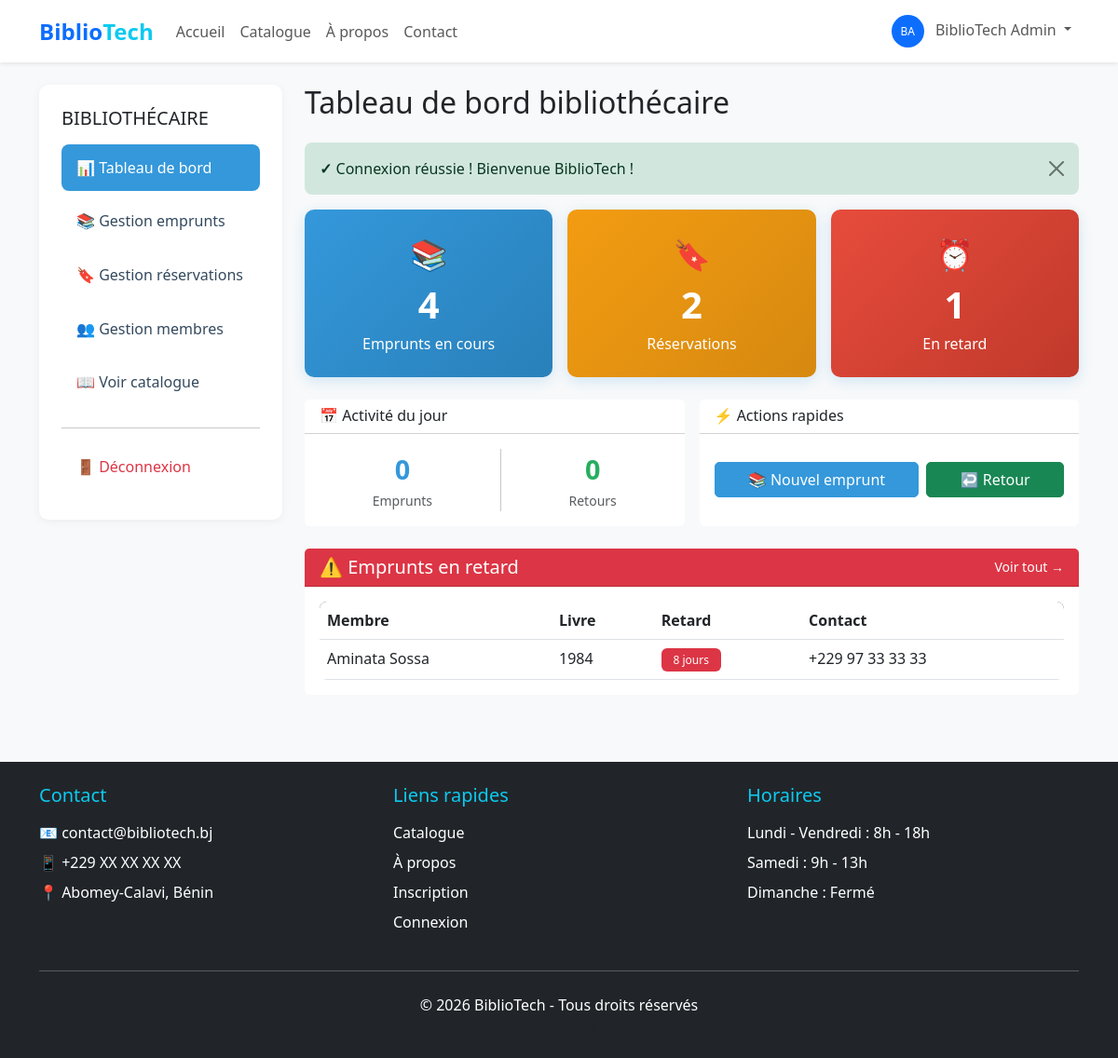
/frontend/bibliothecaire/dashboard.php (signed in), run on the app's committed database.
### tables this page shows
CREATE TABLE emprunts (
    id INT PRIMARY KEY AUTO_INCREMENT,
    utilisateur_id INT NOT NULL,
    livre_id INT NOT NULL,
    date_emprunt DATE NOT NULL DEFAULT (CURRENT_DATE),
    date_retour_prevue DATE NOT NULL,
    date_retour_effective DATE,
    statut ENUM('en_cours', 'retourne', 'en_retard') DEFAULT 'en_cours',
    enregistre_par INT,  
    created_at TIMESTAMP DEFAULT CURRENT_TIMESTAMP,
    updated_at TIMESTAMP DEFAULT CURRENT_TIMESTAMP ON UPDATE CURRENT_TIMESTAMP,
    FOREIGN KEY (utilisateur_id) REFERENCES utilisateurs(id) ON DELETE CASCADE,
    FOREIGN KEY (livre_id) REFERENCES livres(id) ON DELETE CASCADE,
    FOREIGN KEY (enregistre_par) REFERENCES utilisateurs(id) ON DELETE SET NULL,
    INDEX idx_utilisateur (utilisateur_id),
    INDEX idx_livre (livre_id),
    INDEX idx_statut (statut),
    INDEX idx_dates (date_emprunt, date_retour_prevue)
);

CREATE TABLE livres (
    id INT PRIMARY KEY AUTO_INCREMENT,
    titre VARCHAR(255) NOT NULL,
    auteur VARCHAR(150) NOT NULL,
    isbn VARCHAR(20) UNIQUE,
    categorie_id INT NOT NULL,
    description TEXT,
    image_couverture VARCHAR(255),
    nombre_exemplaires INT DEFAULT 1,
    exemplaires_disponibles INT DEFAULT 1,
    date_ajout DATE DEFAULT (CURRENT_DATE),
    created_at TIMESTAMP DEFAULT CURRENT_TIMESTAMP,
    updated_at TIMESTAMP DEFAULT CURRENT_TIMESTAMP ON UPDATE CURRENT_TIMESTAMP,
    FOREIGN KEY (categorie_id) REFERENCES categories(id) ON DELETE RESTRICT,
    INDEX idx_titre (titre),
    INDEX idx_auteur (auteur),
    INDEX idx_isbn (isbn),
    INDEX idx_categorie (categorie_id)
);

CREATE TABLE utilisateurs (
    id INT PRIMARY KEY AUTO_INCREMENT,
    nom VARCHAR(100) NOT NULL,
    prenoms VARCHAR(100) NOT NULL,
    email VARCHAR(150) UNIQUE NOT NULL,
    telephone VARCHAR(20),
    adresse TEXT,
    mot_de_passe VARCHAR(255) NOT NULL,
    role ENUM('membre', 'bibliothecaire', 'admin') DEFAULT 'membre',
    statut ENUM('actif', 'inactif', 'en_attente') DEFAULT 'en_attente',
    date_inscription DATETIME DEFAULT CURRENT_TIMESTAMP,
    derniere_connexion DATETIME,
    created_at TIMESTAMP DEFAULT CURRENT_TIMESTAMP,
    updated_at TIMESTAMP DEFAULT CURRENT_TIMESTAMP ON UPDATE CURRENT_TIMESTAMP,
    INDEX idx_email (email),
    INDEX idx_role (role),
    INDEX idx_statut (statut)
);

### backend/models/Emprunt.php (called while the page is built, shortened)
<?php
class Emprunt {
    private $conn;
    private $table = 'emprunts';
    public function __construct($db) {
        $this->conn = $db;
    }
    public function getEnRetard() {
        $query = "SELECT
                    e.id, e.date_emprunt, e.date_retour_prevue,
                    DATEDIFF(CURDATE(), e.date_retour_prevue) as jours_retard,
                    CONCAT(u.prenoms, ' ', u.nom) as membre,
                    u.email, u.telephone,
                    l.titre, l.auteur
                  FROM " . $this->table . " e
                  JOIN utilisateurs u ON e.utilisateur_id = u.id
                  JOIN livres l ON e.livre_id = l.id
                  WHERE e.statut = 'en_retard'
                  ORDER BY e.date_retour_prevue ASC";
        $stmt = $this->conn->prepare($query);
        $stmt->execute();
        return $stmt->fetchAll(PDO::FETCH_ASSOC);
    }
}
?>

### frontend/bibliothecaire/dashboard.php (the view, shortened to what this page needs)
<?php
require_once '../../backend/init.php';
require_once '../../backend/config/database.php';
require_once '../../backend/models/Emprunt.php';
$database = new Database();
$db = $database->getConnection();
$emprunt = new Emprunt($db);
$emprunt->updateEmpruntsRetard();
$query_stats = "SELECT
    (SELECT COUNT(*) FROM emprunts WHERE statut IN ('en_cours', 'en_retard')) as emprunts_en_cours,
    (SELECT COUNT(*) FROM reservations WHERE statut IN ('en_attente', 'disponible')) as reservations_attente,
    (SELECT COUNT(*) FROM emprunts WHERE statut IN ('en_cours', 'en_retard') AND date_retour_prevue < CURDATE()) as emprunts_retard,
    (SELECT COUNT(*) FROM emprunts WHERE DATE(date_emprunt) = CURDATE()) as emprunts_jour,
    (SELECT COUNT(*) FROM emprunts WHERE DATE(date_retour_effective) = CURDATE()) as retours_jour";
$stmt = $db->prepare($query_stats);
$stmt->execute();
$stats = $stmt->fetch(PDO::FETCH_ASSOC);
$emprunts_retard = $emprunt->getEnRetard();
?>
<!DOCTYPE html>
<html lang="fr">
<head>
    <link href="https://cdn.jsdelivr.net/npm/bootstrap@5.3.0/dist/css/bootstrap.min.css" rel="stylesheet">
    <link rel="stylesheet" href="../assets/css/style.css">
</head>
<body class="bg-light">
    <?php include '../includes/header.php'; ?>
    <div class="container my-4">
        <div class="row">
            <div class="col-md-3">
                <div class="sidebar">
                    <h5 class="mb-3">BIBLIOTHÉCAIRE</h5>
                    <nav class="nav flex-column">
                        <a class="nav-link active" href="dashboard.php">📊 Tableau de bord</a>
                        <a class="nav-link" href="emprunts.php">📚 Gestion emprunts</a>
                        <a class="nav-link" href="reservations.php">🔖 Gestion réservations</a>
                        <a class="nav-link" href="membres.php">👥 Gestion membres</a>
                        <a class="nav-link" href="../catalogue.php">📖 Voir catalogue</a>
                        <hr>
                        <a class="nav-link text-danger" href="../deconnexion.php">🚪 Déconnexion</a>
                    </nav>
                </div>
            </div>
            <div class="col-md-9">
                <h2 class="mb-4">Tableau de bord bibliothécaire</h2>
                <?php echo afficherMessage(); ?>
                <div class="row g-3 mb-4">
                    <div class="col-md-4">
                        <a href="emprunts.php" class="stat-card-link">
                            <div class="stat-card text-center">
                                <div style="font-size: 2rem;">📚</div>
                                <div style="font-size: 2.5rem; font-weight: bold;"><?php echo $stats['emprunts_en_cours']; ?></div>
                                <div>Emprunts en cours</div>
                            </div>
                        </a>
                    </div>
                    <div class="col-md-4">
                        <a href="reservations.php" class="stat-card-link">
                            <div class="stat-card warning text-center">
                                <div style="font-size: 2rem;">🔖</div>
                                <div style="font-size: 2.5rem; font-weight: bold;"><?php echo $stats['reservations_attente']; ?></div>
                                <div>Réservations</div>
                            </div>
                        </a>
                    </div>
                    <div class="col-md-4">
                        <a href="emprunts.php?tab=retard" class="stat-card-link">
                            <div class="stat-card danger text-center">
                                <div style="font-size: 2rem;">⏰</div>
                                <div style="font-size: 2.5rem; font-weight: bold;"><?php echo $stats['emprunts_retard']; ?></div>
                                <div>En retard</div>
                            </div>
                        </a>
                    </div>
                </div>
                <div class="row g-3 mb-4">
                    <div class="col-md-6">
                        <div class="card h-100">
                            <div class="card-header bg-white">
                                <h6 class="mb-0">📅 Activité du jour</h6>
                            </div>
                            <div class="card-body d-flex gap-3 align-items-center">
                                <div class="text-center flex-fill">
                                    <div style="font-size:1.8rem;font-weight:bold;color:#3498DB"><?php echo $stats['emprunts_jour']; ?></div>
                                    <small class="text-muted">Emprunts</small>
                                </div>
                                <div class="text-center flex-fill">
                                    <div style="font-size:1.8rem;font-weight:bold;color:#27AE60"><?php echo $stats['retours_jour']; ?></div>
                                    <small class="text-muted">Retours</small>
                                </div>
                            </div>
                        </div>
                    </div>
                    <div class="col-md-6">
                        <div class="card h-100">
                            <div class="card-header bg-white">
                                <h6 class="mb-0">⚡ Actions rapides</h6>
                            </div>
                            <div class="card-body d-flex gap-2 align-items-center">
                                <a href="emprunts.php?action=nouveau" class="btn btn-primary flex-fill">📚 Nouvel emprunt</a>
                                <a href="emprunts.php?action=retour" class="btn btn-success flex-fill">↩️ Retour</a>
                            </div>
                        </div>
                    </div>
                </div>
                <?php if (!empty($emprunts_retard)): ?>
                <div class="card mb-4">
                    <div class="card-header bg-danger text-white d-flex justify-content-between align-items-center">
                        <h5 class="mb-0">⚠️ Emprunts en retard</h5>
                        <a href="emprunts.php?tab=retard" class="text-white text-decoration-none small">Voir tout →</a>
                    </div>
                    <div class="card-body">
                        <table class="table mb-0">
                            <thead>
                                <tr>
                                    <th>Membre</th>
                                    <th>Livre</th>
                                    <th>Retard</th>
                                    <th>Contact</th>
                                </tr>
                            </thead>
                            <tbody>
                                <?php foreach (array_slice($emprunts_retard, 0, 5) as $emp): ?>
                                <tr>
                                    <td><?php echo htmlspecialchars($emp['membre']); ?></td>
                                    <td><?php echo htmlspecialchars($emp['titre']); ?></td>
                                    <td><span class="badge bg-danger"><?php echo $emp['jours_retard']; ?> jours</span></td>
                                    <td><?php echo htmlspecialchars($emp['telephone']); ?></td>
                                </tr>
                                <?php endforeach; ?>
                            </tbody>
                        </table>
                    </div>
                </div>
                <?php endif; ?>
            </div>
        </div>
    </div>
    <?php include '../includes/footer.php'; ?>
</body>
</html>

### frontend/assets/css/style.css (style rules this page uses)
:root { --primary: #2C3E50; --secondary: #3498DB; --accent: #E67E22; --success: #27AE60; --danger: #E74C3C; --warning: #F39C12; --info: #3498DB; --light: #ECF0F1; --dark: #34495E; }
body { font-family: 'Segoe UI', Tahoma, Geneva, Verdana, sans-serif; }
.card { transition: transform 0.3s, box-shadow 0.3s; border: none; }
.btn { border-radius: 5px; font-weight: 500; transition: all 0.3s; }
.btn-primary { background-color: var(--secondary); border-color: var(--secondary); }
.badge { padding: 0.4rem 0.8rem; font-weight: 500; }
.stat-card { border-radius: 10px; padding: 1.5rem; color: white; background: linear-gradient(135deg, var(--secondary) 0%, #2980B9 100%); box-shadow: 0 4px 15px rgba(52, 152, 219, 0.2); }
.stat-card.warning { background: linear-gradient(135deg, var(--warning) 0%, #D68910 100%); }
.stat-card.danger { background: linear-gradient(135deg, var(--danger) 0%, #C0392B 100%); }
.sidebar { background: white; border-radius: 10px; padding: 1.5rem; box-shadow: 0 2px 10px rgba(0,0,0,0.05); }
.sidebar .nav-link { color: var(--dark); border-radius: 8px; padding: 0.8rem 1rem; margin-bottom: 0.5rem; transition: all 0.3s; }
.sidebar .nav-link.active { background-color: var(--secondary); color: white; }
.table { border-radius: 8px; overflow: hidden; }
.table thead { background-color: var(--primary); color: white; }

### frontend/bibliothecaire/dashboard.php (style rules this page uses)
.stat-card-link { text-decoration: none; display: block; }
.stat-card-link .stat-card { transition: transform 0.2s, box-shadow 0.2s; cursor: pointer; }

### data on the page
emprunts: membre "Aminata Sossa", livre.titre "1984", jours_retard "8", utilisateur.telephone "+229 97 33 33 33"

### other printed values
substr($user['prenoms'], 0, 1) . substr($user['nom'], 0, 1) "BA"
$user['prenoms'] . ' ' . $user['nom'] "BiblioTech Admin"
$icon "✓"
$msg['message'] "Connexion réussie ! Bienvenue BiblioTech !"
$stats['emprunts_en_cours'] "4"
$stats['reservations_attente'] "2"
$stats['emprunts_retard'] "1"
$stats['emprunts_jour'] "0"
$stats['retours_jour'] "0"
